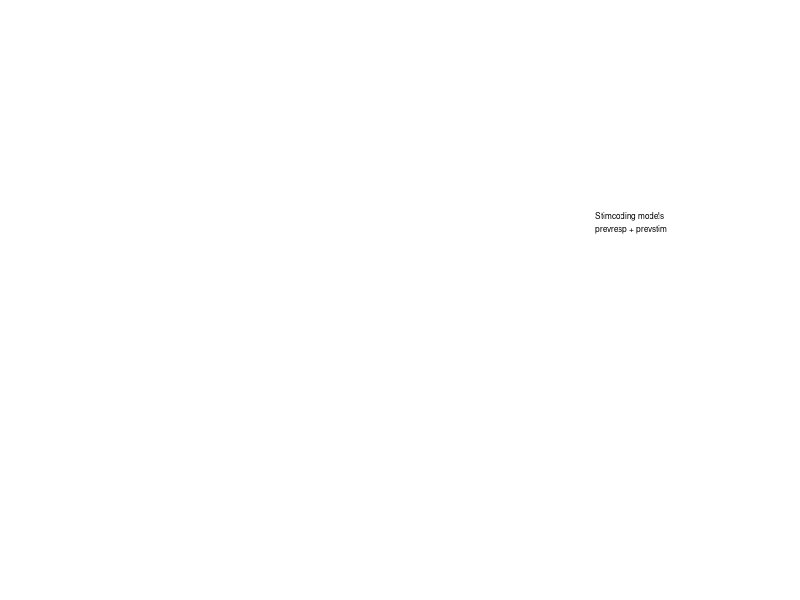
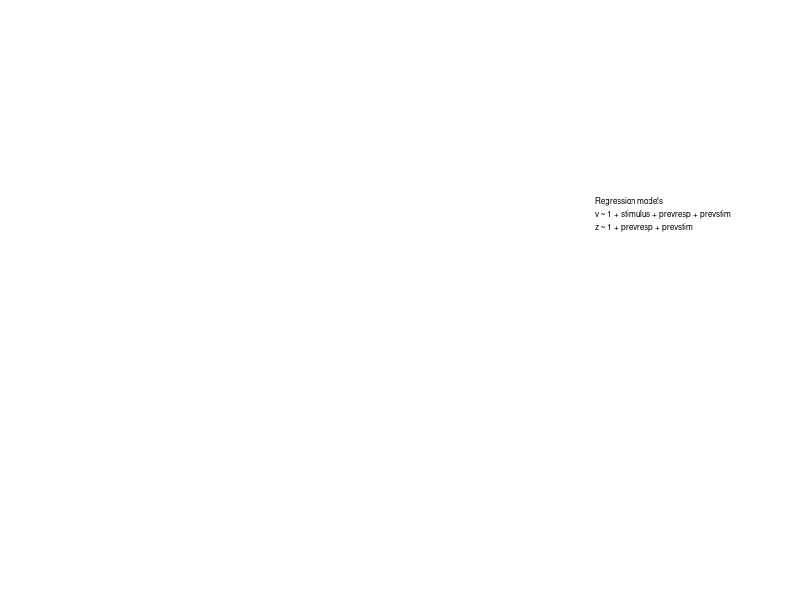

Recreate these plots in MATLAB, in order. (Note: this script raises an error after producing the figures.)
function e1_serialBias_SfN_DIC()

  addpath(genpath('~/code/Tools'));
  warning off; close all;
  global datasets datasetnames

  usr = getenv('USER');
  switch usr
  case 'anne' % local
    datasets = {'RT_RDK', 'projects/0/neurodec/Data/MEG-PL', 'NatComm', 'Anke_2afc_neutral'};
  case 'aeurai' % lisa/cartesius
    datasets = {'RT_RDK', 'MEG', 'NatComm', 'Anke_neutral', 'Anke_repetitive', 'Anke_alternating'};
  end
  datasetnames = {'RT', '2IFC',  'Urai et al. 2016', 'Braun et al. 2017'};

  set(groot, 'defaultaxesfontsize', 6, 'defaultaxestitlefontsizemultiplier', 1, ...
  'defaultaxestitlefontweight', 'bold', ...
  'defaultfigurerenderermode', 'manual', 'defaultfigurerenderer', 'painters');
  nrsubpl = length(datasets) + 1;

  % ============================================ %
  % DIC COMPARISON BETWEEN DC, Z AND BOTH
  % ============================================ %

  types = {'stimcoding', 'regress'};

  for s = 1:2
    % 1. STIMCODING, only prevresp
    clf;
    mdls = {'dc_prevresp_prevstim', 'z_prevresp_prevstim', ...
    'dc_z_prevresp_prevstim', 'nohist'};
    for d = 1:length(datasets),
      subplot(4, 4, d);
      getPlotDIC(mdls, types{s}, d, 1);
      title(datasetnames{d});
      set(gca, 'xtick', 1:3, 'xticklabel', {'dc', 'z', 'both'});
    end

    subplot(4,4,8);
    switch types{s}
    case 'stimcoding'
      text(-0.2, 0.5, {'Stimcoding models' 'prevresp + prevstim'}, 'fontsize', 6);
    case 'regress'
      text(-0.2, 0.6, {'Regression models', ...
      'v ~ 1 + stimulus + prevresp + prevstim', ...
      'z ~ 1 + prevresp + prevstim'}, 'fontsize', 6);
    end
    axis off;
    print(gcf, '-dpdf', sprintf('~/Data/serialHDDM/fig1_DIC_%s.pdf', types{s}));
  end

  % % ============================================ %
  % DIC COMPARISON BETWEEN DC, Z AND BOTH
  % ============================================ %

  switch usr
  case 'anne' % local
    datasets = {'RT_RDK', 'projects/0/neurodec/Data/MEG-PL', 'NatComm', 'Anke_2afc_neutral'};
  case 'aeurai' % lisa/cartesius
    datasets = {'RT_RDK', 'MEG', 'NatComm', 'Anke_neutral', 'Anke_serial'};
  end
  datasetnames = {'RT', '2IFC',  'Urai et al. 2016', 'Braun et al. 2017', 'Anke all'};

  clf; nrsubpl = 5;
  mdls = {'dc_prevresp', 'dc_prevresp_prevstim',  ...
  'dc_prevresp_prevstim_sessions', 'dc_prevresp_prevstim_prevrt', ...
  'dc_prevresp_prevstim_prevrt_prevpupil', ...
  'dc_prevresp_prevstim_prevrt_prevpupil_sessions', 'nohist'};

  for d = 1:length(datasets),
    subplot(nrsubpl, nrsubpl, d);
    getPlotDIC(mdls, types{s}, d, 1);
    set(gca, 'xtick', 1:6, 'xticklabel',...
    {'[1]', '[2]', '[3]', '[4]', '[5]', '[6]'});
    title(datasetnames{d});
  end
  subplot(nrsubpl, nrsubpl, d+1);
  text(0, -0.2, {'Regression models', ...
  '[1] v ~ 1 + stimulus + prevresp', ...
  '[2] v ~ 1 + stimulus + prevresp + prevstim', ...
  '[3] v ~ 1 + stimulus*session + prevresp + prevstim', ...
  '     a ~ 1 + session', ...
  '[4] v ~ 1 + stimulus*session + prevresp*prevrt + prevstim*prevrt', ...
  '     a ~ 1 + session', ...
  '[5] v ~ 1 + stimulus*session + prevresp*prevrt + prevstim*prevrt + prevresp*prevpupil + prevstim*prevpupil', ...
  '     a ~ 1 + session', ...
  '[6] v ~ 1 + session*(stimulus + prevresp*prevrt + prevstim*prevrt + prevresp*prevpupil + prevstim*prevpupil)', ...
  '     a ~ 1 + session', ...
  }, 'fontsize', 6); axis off;
  axis off;
  print(gcf, '-dpdf', sprintf('~/Data/serialHDDM/fig1_DIC_prevresp_prevstim.pdf'));
end

% ============================================ %
% DIC COMPARISON BETWEEN DC, Z AND BOTH
% ============================================ %

function getPlotDIC(mdls, s, d, plotBest)
  global datasets
  axis square;

  mdldic = nan(1, length(mdls));
  for m = 1:length(mdls),
    if ~exist(sprintf('~/Data/%s/HDDM/summary/%s_%s_all.mat', ...
      datasets{d}, s, mdls{m}), 'file'),
      continue;
    end

    load(sprintf('~/Data/%s/HDDM/summary/%s_%s_all.mat', ...
    datasets{d}, s, mdls{m}));

    if (isnan(dic.full) || isempty(dic.full)) && ~all(isnan(dic.chains)),
      dic.full = nanmean(dic.chains);
    end
    mdldic(m) = dic.full;
  end

if isnan(mdldic(end)), assert(1==0); end

  % everything relative to the full mdoel
  mdldic = bsxfun(@minus, mdldic, mdldic(end));
  mdldic = mdldic(1:end-1);

  bar(mdldic, 'facecolor', linspecer(1), 'barwidth', 0.4);

  %# Add a text string above/below each bin
  for i = 1:length(mdldic),
    if mdldic(i) < 0,
      text(i, mdldic(i) - 0.06*range(get(gca, 'ylim')), ...
      num2str(round(mdldic(i))), ...
      'VerticalAlignment', 'top', 'FontSize', 4, 'horizontalalignment', 'center');
    elseif mdldic(i) > 0,
      text(i, mdldic(i) + 0.12*range(get(gca, 'ylim')), ...
      num2str(round(mdldic(i))), ...
      'VerticalAlignment', 'top', 'FontSize', 4, 'horizontalalignment', 'center');
    end
  end

  % indicate which one is best
  bestcolor = linspecer(3);
  if plotBest,
    [~, idx] = min(mdldic);
    hold on;
    disp(idx);
    bar(idx, mdldic(idx), 'facecolor', bestcolor(3, :), 'barwidth', 0.4);
  end

  box off;
  ylabel('\Delta DIC (from nohist)');
  set(gca, 'xticklabel', {'dc', 'z'}, 'tickdir', 'out');
  set(gca, 'YTickLabel', num2str(get(gca, 'YTick')'));
  xlim([0 length(mdls)-0.5]);
  axis square; axis tight;
  ylim(1.5*get(gca, 'ylim'));
  xlim([0 length(mdls)-0.5]);

end
